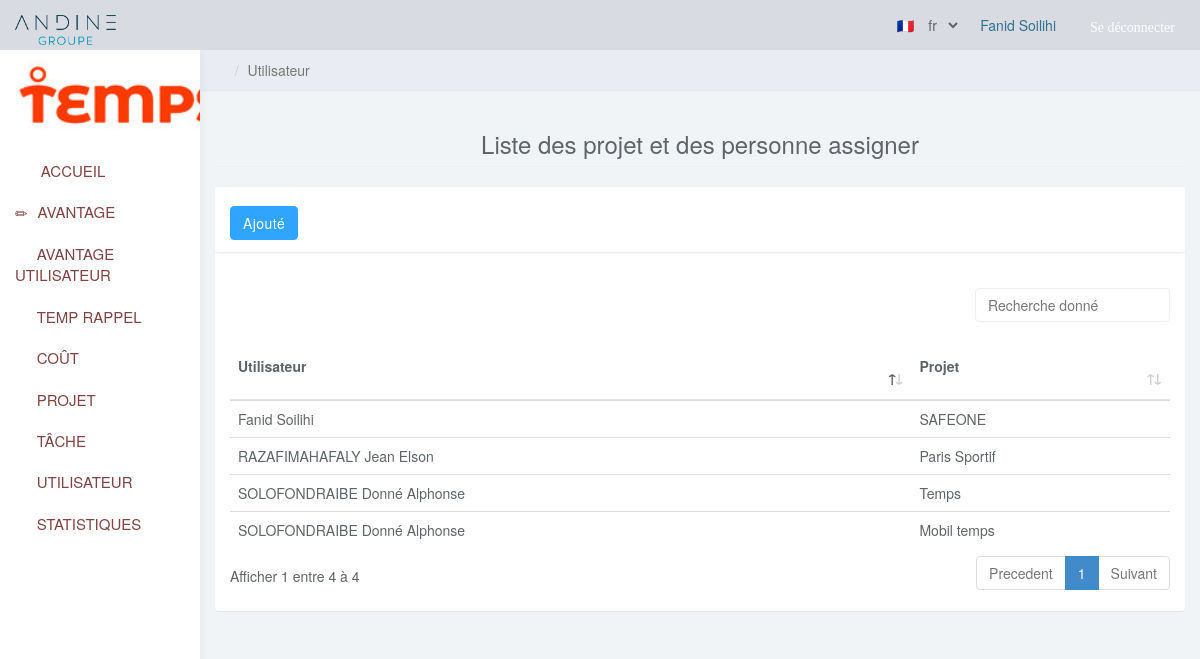
/public/Route.php?p=user_projet&lang=fr (signed in), run on the app's committed database.
### tables this page shows
CREATE TABLE `tmp_projets` (
  `id_prj` int(11) NOT NULL,
  `nom` varchar(100) NOT NULL,
  `localisation` varchar(200) NOT NULL,
  `date_debut` date NOT NULL,
  `date_fin_theorique` date NOT NULL,
  `date_fin_reel` date NOT NULL
);

### app/Autoloader.php (called while the page is built, shortened)
<?php
class Autoloader
{
    static function autoload($class)
    {
        if (strpos($class, __NAMESPACE__ . '\\') === 0) {
            $class = str_replace(__NAMESPACE__ . '\\', '', $class);
            $class = str_replace('\\', '/', $class);
        }
    }
}

### app/App.php (called while the page is built, shortened)
<?php
class App {
    private static $database;
    public static function getDb() {
        if (self::$database === null) {
            self::$database = new Database(DB_NAME, DB_USER, DB_PASS, DB_SERVER);
        }
        return self::$database;
    }
}

### app/Database.php (called while the page is built, shortened)
<?php
    class Database {
        private $pdo;
        private function getPDO() {
            if ($this->pdo === null) {
                $pdo = new PDO('mysql:dbname='.DB_NAME.';host='.DB_SERVER.'', ''.DB_USER.'', ''.DB_PASS.'');
                $pdo->setAttribute(PDO::ATTR_ERRMODE, PDO::ERRMODE_EXCEPTION);
                $pdo->exec("set names utf8");
                $this->pdo = $pdo;
            }
            return $this->pdo;
        }
        public function query($statement, $class_name = null, $one_result = false) {
            $req = $this->getPDO()->query($statement);
            if ($class_name === null) {
                $req->setFetchMode(PDO::FETCH_OBJ);
            } else {
                $req->setFetchMode(PDO::FETCH_CLASS, $class_name);
            }
            if ($one_result) {
                $data = $req->fetch();
            } else {
                $data = $req->fetchAll();
            }
            return $data;
        }
    }

### app/Table/Tache.php (called while the page is built, shortened)
<?php
class Tache extends Table
{
    public static function listUsersProject()
    {
        return App::getDb()->query("SELECT
            CONCAT(tmp_users.nom,' ',
            tmp_users.prenom) as users,
            tmp_projets.nom AS nP
            FROM
                tmp_user_prj
            INNER JOIN tmp_projets ON tmp_projets.id_prj = tmp_user_prj.id_prj
            INNER JOIN tmp_users ON tmp_users.id_user = tmp_user_prj.id_user");
    }
}

### page/user_projet.php (the view, shortened to what this page needs)
        <link rel="stylesheet" href="../public/plugins/datatables-bs4/css/dataTables.bootstrap4.min.css">
        <link rel="stylesheet" href="../public/plugins/datatables-responsive/css/responsive.bootstrap4.min.css">
        <link rel="stylesheet" href="../public/plugins/datatables-buttons/css/buttons.bootstrap4.min.css">
<body>
       <div class="col-sm-9 col-sm-offset-3 col-lg-10 col-lg-offset-2 main">
            <div class="row">
                <ol class="breadcrumb">
                    <li><a href="index.jsp"><span class="glyphicon glyphicon-home"></span></a></li>
                    <li class="active">Utilisateur</li>
                </ol>
            </div>
            <div class="row">
                <div class="col-lg-12">
                </div>
            </div>
            <div class="row">
                <div class="col-lg-12">
                    <h3 class="page-header text text-center">Liste des projet et des personne assigner</h3>
                </div>
            </div>
            <div class="row">
                <div class="col-lg-12">
                    <div class="panel panel-default">
                        <div class="panel panel-heading">
                            <a class="btn btn-primary" href="Route.php?p=new_task&lang=<?=$_SESSION['lang']?>">Ajouté</a>
                        </div>
                        <div class="panel-body">
                            <table id="tbticket" class="table table-responsive">
                                <thead>
                                    <tr>
                                        <th>Utilisateur</th>
                                        <th>Projet</th>
                                    </tr>
                                </thead>
                                <tbody>
                                <?php $list_uprj = App\Table\Tache::listUsersProject();
                                    if (!empty($list_uprj)): ?>
                                        <?php foreach($list_uprj as $u_prj): ?>
                                    <tr>
                                        <td><?= $u_prj->users; ?></td>
                                        <td><?= $u_prj->nP; ?></td>
                                    </tr>
                                     <?php endforeach; ?>
                                  <?php endif; ?>
                                </tbody>
                            </table>
                        </div>
                    </div>
                </div>
            </div>
        </div>
    </body>
</html>

### public/css/styles.css (style rules this page uses)
body { background: #f1f4f7; padding-top: 50px; color: #5f6468; }
h1, h2, h3, h4, h5, h6 { color: #5f6468; }
h3, h4 { font-weight: 300; }
.btn-primary, .btn-primary:hover, .btn-primary:focus, .btn-primary:active, .btn-primary.active, .open > .dropdown-toggle.btn-primary, .btn-primary.disabled, .btn-primary[disabled], fieldset[disabled] .btn-primary, .btn-primary.disabled:hover, .btn-primary[disabled]:hover, fieldset[disabled] .btn-primary:hover, .btn-primary.disabled:focus, .btn-primary[disabled]:focus, fieldset[disabled] .btn-primary:focus, .btn-primary.disabled:active, .btn-primary[disabled]:active, fieldset[disabled] .btn-primary:active, .btn-primary.disabled.active, .btn-primary[disabled].active, fieldset[disabled] .btn-primary.active { background-color: #30a5ff; border-color: #30a5ff; }
.panel { border: 0; }
.panel-heading { font-size: 18px; font-weight: 300; letter-spacing: 0.025em; height: 66px; line-height: 45px; }
.panel-default .panel-heading { background: #fff; border-bottom: 1px solid #eee; color: #5f6468; }
.breadcrumb { border-radius: 0; padding: 10px 15px; background: #e9ecf2; box-shadow: 0 1px 1px rgba(0, 0, 0, .05); margin: 0 ; }
.table { background: #fff; }
.table>thead>tr>th { border-bottom: 1px solid #e6e7e8; vertical-align: middle; height: 50px; }

### data on the page
tmp_projets: users "SOLOFONDRAIBE Donné Alphonse", nom "Temps"
tmp_projets: users "RAZAFIMAHAFALY Jean Elson", nom "Paris Sportif"
tmp_projets: users "Fanid Soilihi", nom "SAFEONE"
tmp_projets: users "SOLOFONDRAIBE Donné Alphonse", nom "Mobil temps"

### other printed values
$_SESSION['user']['nom'] "Fanid"
$_SESSION['user']['prenom'] "Soilihi"
$lang['nav_logout'] "Se déconnecter"
$lang['s_home_pg'] "ACCUEIL"
$lang['s_avtg_pg'] "AVANTAGE"
$lang['s_avtg_usr_pg'] "AVANTAGE UTILISATEUR"
$lang['s_tmp_rpl'] "TEMP RAPPEL"
$lang['s_cout_pg'] "COÛT"
$lang['s_prj_pg'] "PROJET"
$lang['s_tsk_pg'] "TÂCHE"
$lang['s_usr_pg'] "UTILISATEUR"
$lang['s_stats_pg'] "STATISTIQUES"
